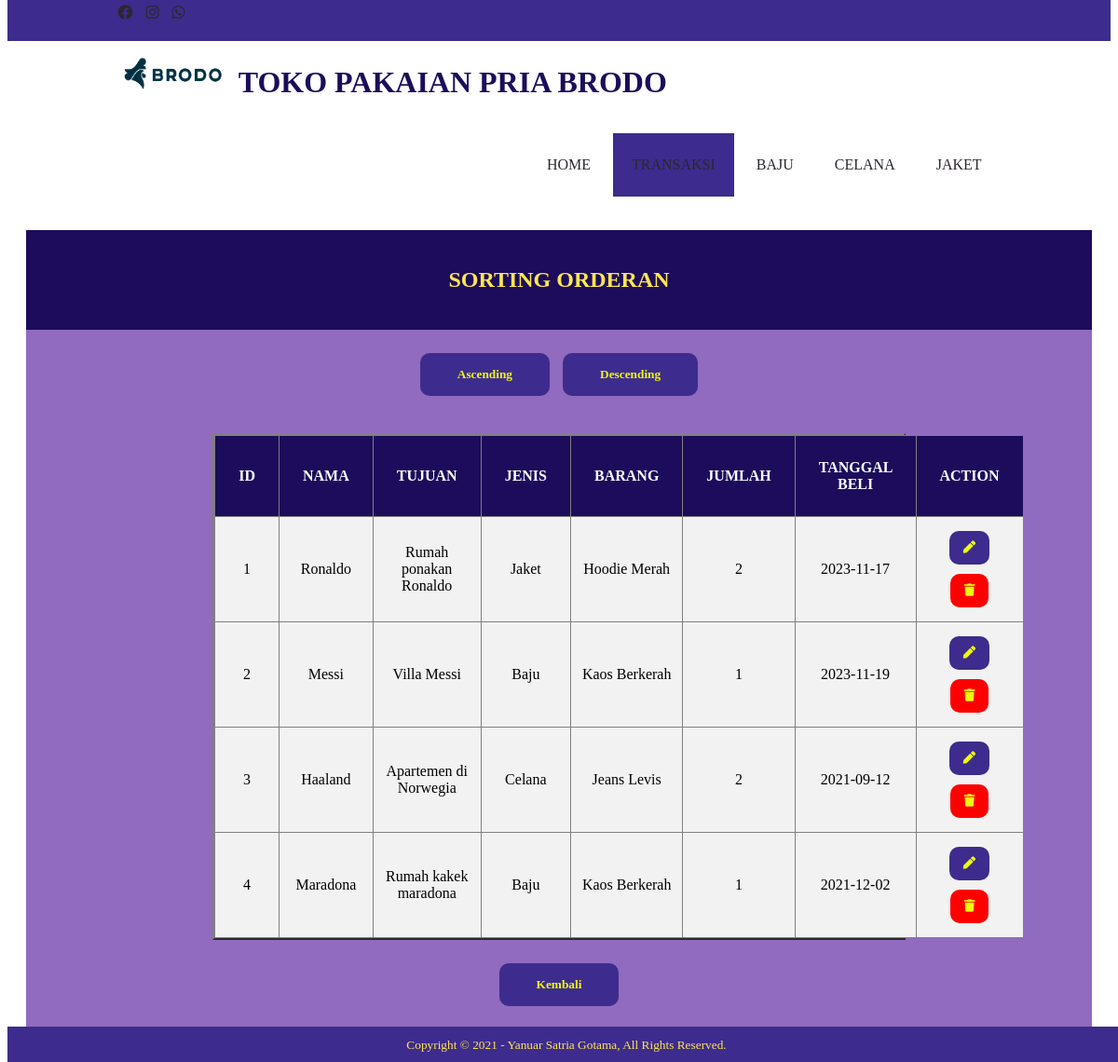
Screenshot of /sort0.php (signed in) with the database file from the repository.
### tables this page shows
CREATE TABLE `orderan` (
  `id` int(11) NOT NULL,
  `Nama` varchar(255) NOT NULL,
  `Tujuan` varchar(255) NOT NULL,
  `Jenis` varchar(255) NOT NULL,
  `Barang` varchar(255) NOT NULL,
  `Jumlah` int(11) NOT NULL,
  `Tanggal` date NOT NULL
);

### sort0.php (the view, shortened to what this page needs)
<?php
require 'koneksi.php';
?>
<!DOCTYPE html>
<html lang="en">
<head>
    <link rel="stylesheet" href="style.css">
    <link rel="stylesheet" href="https://cdnjs.cloudflare.com/ajax/libs/font-awesome/5.15.4/css/all.min.css">
	<link rel="stylesheet" type="text/css" href="https://cdnjs.cloudflare.com/ajax/libs/font-awesome/5.15.3/css/all.min.css">
</head>
<body id="badan">
	<div class="medsos">
		<div class="container">
			<ul>
				<li><a href="#"><i class="fab fa-facebook"></i></a></li>
				<li><a href="#"><i class="fab fa-instagram"></i></a></li>
				<li><a href="#"><i class="fab fa-whatsapp"></i></a></li>
			</ul>
		</div>
	</div>
	<header>
		<div class="container">
			<div class="sticky">
            <h1><img src="brodo.png" alt="Brodo Logo" style="height: 40px; margin-right: 10px;">TOKO PAKAIAN PRIA BRODO</h1>
				<ul>
					<li><a href="index.php">HOME</a></li>
					<li class="active"><a href="index0.php">TRANSAKSI</a></li>
					<li><a href="index1.php">BAJU</a></li>
					<li><a href="index2.php">CELANA</a></li>
					<li><a href="index3.php">JAKET</a></li>
				</ul>
		</div>
	</header>
<body background-color="#C996CC">
<section class="content">
<h1 class="title">SORTING ORDERAN</h1>
    <form action="" method="post">
        <center>
        <button class="sort" type="ascen" name="ascending">Ascending</button>
        <button class="sort" type="descen" name="descending">Descending</button>
    </center>
    </form>
    <?php
    if (isset($_POST["ascending"])) {
        $select_sql1 = "SELECT * FROM orderan ORDER BY Tanggal ASC";
        $result = mysqli_query($conn, $select_sql1);
    } else if (isset($_POST["descending"])) {
        $select_sql2 = "SELECT * FROM orderan ORDER BY Tanggal DESC";
        $result = mysqli_query($conn, $select_sql2);
    } else {
        $select_sql3 = "SELECT *FROM orderan";
        $result = mysqli_query($conn, $select_sql3);
    }
        $orderan = [];
    while($row = mysqli_fetch_assoc($result)) {
        $orderan[] = $row;
        }
    ?>
        <table class="tabel" border=2 cellspacing=2 cellpadding=10>
            <tr>
                <th>ID</th>
                <th>NAMA</th>
                <th>TUJUAN</th>
                <th>JENIS</th>
                <th>BARANG</th>
                <th>JUMLAH</th>
                <th>TANGGAL BELI</th>
                <th>ACTION</th>
            </tr>
            <?php $i = 1 ?>
            <?php foreach ($orderan as $ord) : ?>
            <tr>
                <td><?= $i ?></td>
                <td><?= $ord["Nama"] ?></td>
                <td><?= $ord["Tujuan"] ?></td>
                <td><?= $ord["Jenis"] ?></td>
                <td><?= $ord["Barang"] ?></td>
                <td><?= $ord["Jumlah"] ?></td>
                <td><?= $ord["Tanggal"] ?></td>
                <td>
                    <a href="update0.php?id=<?= $ord["id"]; ?>"><button class="update" ><i class="fas fa-pen"></i></button></a>
                    <a href="delete0.php?id=<?= $ord["id"]; ?>"><button class="delete" ><i class="fas fa-trash"></i></button></a>
                    </td>
                </tr>
                <?php $i++; ?>
            <?php endforeach; ?>
        </table>
        <center><a href="index0.php"><button class="create"> Kembali </button></a></center>
    </section>
	<footer>
		<div class="container">
			<small> Copyright &copy; 2021 - Yanuar Satria Gotama, All Rights Reserved.</small>
		</div>
	</footer>
</body>
</html>

### style.css (style rules this page uses)
* { padding: 0; margin-top: 0; font-family: "Times New Roman", Times, serif; }
a { color: #2C272E; text-decoration: none; }
img { width: 20%; height: auto; }
div.sticky { position: -webkit-sticky; position: sticky; top: 0; }
.medsos { padding: 5px 0; background-color: #3D2C8D; }
.medsos ul li { display: inline-block; color: white; margin-right: 10px; }
.container { width: 80%; margin: 0 auto; }
.container:after { content: " "; display: block; clear: both; }
header h1 { float: left; padding: 15px 0px; color: #1C0C5B; }
header ul { float: right; }
header ul li { display: inline-block; }
header ul li a { padding: 25px 20px; display: inline-block; }
.active { background-color: #3D2C8D; color: #fff; }
h1.title { padding: 40px 0; text-align: center; color: #FFE652; background-color: #1C0C5B; }
.content { margin: 20px; padding-bottom: 20px; background-color: #916BBF; }
footer { padding: 30px 0; color: #FFE652; background-color: #3D2C8D; text-align: center; padding: 10px 0; position: absolute; bottom: 0; width: 100%; }
table { border-collapse: collapse; width: 45%; display: flex; margin: 20px auto; }
.tabel { border-collapse: collapse; width: 65%; display: flex; margin: 20px auto; }
th, td { text-align: center; padding: 10px; background-color: #f2f2f2; }
th { background-color: #1C0C5B; color: white; padding: 25px; }
button { padding: 10px 15px; color: #eefa0f; border: 0; border-radius: 10px; cursor: pointer; margin: 5px; }
button.create { padding: 15px 40px; font-weight: 700; margin-bottom: 20px; background-color: #3D2C8D; }
button.sort { padding: 15px 40px; font-weight: 700; margin-bottom: 20px; background-color: #3D2C8D; }
button.update { background-color: #3D2C8D; }
button.delete { background-color: #ff0000; }

### rows the page displays
orderan: Nama "Ronaldo", Tujuan "Rumah ponakan Ronaldo", Jenis "Jaket", Barang "Hoodie Merah", Jumlah "2", Tanggal "2023-11-17"
orderan: Nama "Messi", Tujuan "Villa Messi", Jenis "Baju", Barang "Kaos Berkerah", Jumlah "1", Tanggal "2023-11-19"
orderan: Nama "Haaland", Tujuan "Apartemen di Norwegia", Jenis "Celana", Barang "Jeans Levis", Jumlah "2", Tanggal "2021-09-12"
orderan: Nama "Maradona", Tujuan "Rumah kakek maradona", Jenis "Baju", Barang "Kaos Berkerah", Jumlah "1", Tanggal "2021-12-02"
